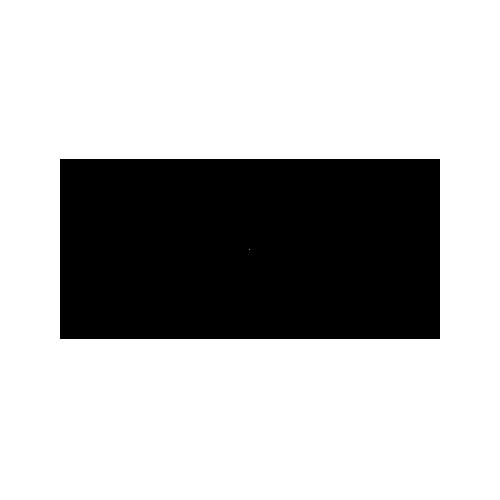
#> input picture simulation/examples/simple_single_inlet.png, 500 x 500 px; the run also reads 1 picture not shown here
$ python main.py
#> lines starting #> are read from the running program, lines starting #| are printed output that depends on the picture; after the words box and inside, x2 and y2 are one past the last pixel; in counts of white or black regions, pixels touching at a corner belong together
import numpy as np
from scipy.sparse import lil_matrix, csr_matrix
# import scipy.sparse.linalg as splinalg
import scipy
import cv2
import matplotlib.pyplot as plt
import matplotlib.ticker as plt_ticker
import numba
import pypardiso
import time
import imageio
import os
import plot_utils

"""
Poiseuille's law describes the flow rate (Q) of a fluid through the channel in terms of various parameters
such as the pressure drop (ΔP), viscosity (μ), channel length (L),
and the dimensions of the channel (width: w, height: h).

1) Q = ΔP * f
2) f = (w * h^3) / (12 * μ * L)


Where:
Q is the volumetric flow rate (volume per unit time),
ΔP is the pressure drop across the channel,
w is the width of the channel,
h is the height of the channel,
μ is the dynamic viscosity of the fluid (in this case, air 1.825 x 10-5),
L is the length of the channel.
f flow coefficient

Equation 1 is similar to Ohms Law I=U*(1/R) and thus the problem can also be seen as a resistor network with
pressure being the voltage and current being the flow.
"""


def create_border_mask(mask):
    # Perform binary dilation to get the neighbors of 'true' elements
    neighbors = scipy.ndimage.binary_dilation(mask, structure=np.ones((3, 3)), iterations=1)

    # Create a new mask where neighbors of 'true' elements are true
    new_mask = neighbors & (~mask)

    return new_mask


@numba.jit(nopython=True)
def build_pressure_laplacian_matrix(f, bc_mask):
    """
    build the laplacian matrix weighted by the given flow coefficients
    if the boundary condition mask is set the corresponding entry will
    be set to 1.0 and will not be influenced by its neighbours
    :param f: flow coefficients
    :param bc_mask: boundary condition mask
    :return: shape, row indices, col indices, data
    """
    h = f.shape[0]
    w = f.shape[1]

    r = np.zeros(w*h*5, dtype=np.int32)  # row
    c = np.zeros(w*h*5, dtype=np.int32)  # column
    d = np.zeros(w*h*5, dtype=np.float64)  # data
    k = 0

    def insert(row, col, data):
        nonlocal k
        r[k] = row
        c[k] = col
        d[k] = data
        k += 1

    # set inner entries of laplacian matrix
    for i in range(1, h-1):
        for j in range(1, w-1):
            index = i * w + j
            f1 = max(f[i, j - 1], f[i, j])
            f2 = max(f[i, j + 1], f[i, j])
            f3 = max(f[i - 1, j], f[i, j])
            f4 = max(f[i + 1, j], f[i, j])
            s = (f1 + f2 + f3 + f4)

            if bc_mask[i, j]:
                insert(index, index, 1.0)
            else:
                insert(index, index, -1)
                insert(index, index-1, f1 / s)
                insert(index, index+1, f2 / s)
                insert(index, index-w, f3 / s)
                insert(index, index+w, f4 / s)

    # add boundaries
    for i in range(w):
        idx = i
        insert(idx, idx, 1.0)
        idx = (h-1)*w+i
        insert(idx, idx, 1.0)

    for i in range(h):
        idx = i*w+0
        insert(idx, idx, 1.0)
        idx = i*w+(w-1)
        insert(idx, idx, 1.0)

    return (w*h, w*h), r[:k], c[:k], d[:k]


def compute_pressure_distribution(flow_coefficients, pressure_bc):
    grid_shape = flow_coefficients.shape

    # setup pressure boundary conditions
    b = pressure_bc
    bc_mask = pressure_bc > 1e-8

    # build system matrix
    # print('computing laplacian...')
    shape, r, c, d = build_pressure_laplacian_matrix(flow_coefficients, bc_mask)
    A = scipy.sparse.coo_matrix((d, (r, c)), shape=shape)

    # Solve the linear system of equations using a sparse solver
    # print('solving linear system...')
    start_time = time.time()

    # pressure = splinalg.spsolve(csr_matrix(A), b.flatten(), use_umfpack=True).reshape(grid_shape)
    pressure = pypardiso.spsolve(csr_matrix(A), b.flatten()).reshape(grid_shape)

    # print(f'solve finished in {time.time()-start_time}s')
    return pressure


def compute_relative_flow(pressure, flow_coefficients):
    """
    computes flow in mm^3/s
    :param pressure:
    :param flow_coefficients:
    :return:
    """
    flow = np.stack(np.gradient(pressure), axis=2) * flow_coefficients[:, :, np.newaxis]*10e9
    return flow


def compute_flow_coefficients(gap_height_m, dyn_viscosity):
    """
    Poiseuille's law describes the flow rate (Q) of a fluid through the channel in terms of various parameters
    such as the pressure drop (ΔP), viscosity (μ), channel length (L), and the dimensions (width: w, height: h).

    1) Q = ΔP * f
    2) f = (w * h^3) / (12 * μ * L)

    Where:
    Q is the volumetric flow rate (volume per unit time)
    ΔP is the pressure drop across the channel
    w is the width of the channel
    h is the height of the channel
    μ is the dynamic viscosity of the fluid (in this case, air 1.825 x 10-5)
    L is the length of the channel
    f flow coefficient

    :param gap_height: 2D array of gap heights
    :param grid_spacing_m: pixel gr
    :param dyn_viscosity: dynamic viscosity of the fluid in kg/(m*s)
    :return: 2D array with flow coefficients
    """
    # w and L cancel each other since both have the length of the grid spacing
    f = (gap_height_m**3) / (12.0 * dyn_viscosity)
    return f


def compute_lift_force(pressure_pa, lift_area_mask, pixel_size_m):
    """
    computes the total lift force of under the area given by the mask
    :param pressure_pa: pressre field in [Pa]
    :param lift_area_mask: mask of pixels that are to be considered
    :param pixel_size_m: pixel edge length in m
    :return:
    """
    return np.sum(pressure_pa*lift_area_mask)*(pixel_size_m**2)


def evaluate_design(design_filename, mm_per_pixel, inlet_pressure_bar):
    """
    evaluates a design using different metrics and saves results to files in the same folder as the input file
    :param design_filename: input bearing pad design image
    :param mm_per_pixel: pixel size in mm for the design
    :param inlet_pressure_bar: pressure on inlet ports
    """
#> called with design_filename = './examples/simple_single_inlet.png', mm_per_pixel = 0.1, inlet_pressure_bar = 0.5
    inlet_flow_coefficient = 1e-8

    # load design image
    directory, filename = os.path.split(design_filename)
    design_name, _ = os.path.splitext(filename)
    bearing_desc_img = cv2.imread(design_filename, cv2.IMREAD_COLOR)
#> bearing_desc_img is the input picture: shape (500, 500, 3); mean B, G, R 185.2, 185.2, 185.2

    # generate masks and gaphight array from design image
    inlet_mask = bearing_desc_img[:, :, 1]//2 > bearing_desc_img[:, :, 0]   # green points are inlets
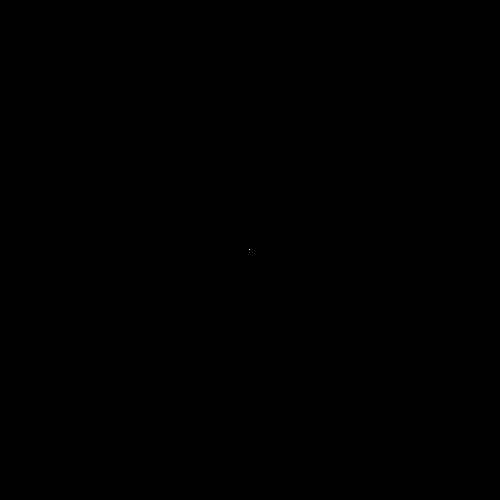
#> inlet_mask: shape (500, 500) bool; 0% white in thin lines or dots, all inside (x1, y1, x2, y2) = (249, 249, 250, 250)
    inlet_borer_mask = create_border_mask(inlet_mask)
#> in create_border_mask, `neighbors = scipy.ndimage.binary_dilation(mask, structure=np.ones((3, ..`: neighbors: shape (500, 500) bool; 0% white in thin lines or dots, all inside (x1, y1, x2, y2) = (248, 248, 251, 251)
    pad_mask = bearing_desc_img[:, :, 0] != 255                             # anything not white is belongs to pad
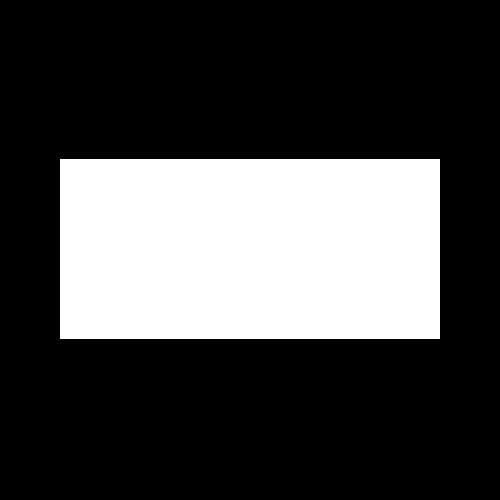
#> pad_mask: shape (500, 500) bool; 27.4% white; 1 white region, box (x1, y1, x2, y2) and area: (60, 159, 440, 339) 68400
    gap_heights_m = bearing_desc_img[:, :, 0].astype(np.float64)*1e-6       # gap heights stored in brightness
    gap_heights_m[np.logical_not(pad_mask)] = 1.0                           # set high flow for regions outside pad

    pixel_size_m = mm_per_pixel*1e-3
    grid_shape = gap_heights_m.shape
#> grid_shape = (500, 500)

    # set boundary conditions for air inlets
    pressure_bc = np.zeros(grid_shape, dtype=np.float64)
    pressure_bc[inlet_mask] = inlet_pressure_bar*1e5                        # set inlet pressure in Pascal

    # evalute air bearing pad for different gap heights
    h = 1e-6
    heights_um = []
    lift_forces = []
    pressure_fields_bar = []

    for i in range(30):
        # compute flow coeefficients and add inlet restrictions around inlet points
        flow_coefficients = compute_flow_coefficients(gap_heights_m+h, dyn_viscosity=1.825e-5)
        flow_coefficients[inlet_borer_mask] = inlet_flow_coefficient

        # compute pressure distribution from flow coefficients
        pressure = compute_pressure_distribution(flow_coefficients, pressure_bc)
        lift_force = compute_lift_force(pressure, pad_mask, pixel_size_m)

        # store results to lists
        heights_um.append(h*1e6)
        lift_forces.append(lift_force)
        pressure_fields_bar.append(pressure*1e-5)

        # increase gap hight
        h *= 1.17
        print(f'lift force at {h*1e6:.1f}µm: {lift_force:.1f} N')
#> this loop made 1 pass
#> shape in compute_pressure_distribution on pass 1: (250000, 250000)
#> after the loop, h = 1e-06; heights_um = []; lift_forces = []; pressure_fields_bar = []
#> (the call stopped at in compute_pressure_distribution, `pressure = pypardiso.spsolve(csr_matrix(A), b.flatten()).reshape(grid_..`: pypardiso is not available in this run)
#> in evaluate_design (call 2), `inlet_mask = bearing_desc_img[:, :, 1]//2 > bearing_desc_img[:, :, 0]`: inlet_mask: shape (500, 500) bool; 0% white in thin lines or dots, all inside (x1, y1, x2, y2) = (129, 209, 371, 290)
#> in create_border_mask (call 2), `neighbors = scipy.ndimage.binary_dilation(mask, structure=np.ones((3, ..`: neighbors: shape (500, 500) bool; 0.02% white in thin lines or dots, all inside (x1, y1, x2, y2) = (128, 208, 372, 291)
#> after the loop, h = 1e-06
#> (the call stopped at in compute_pressure_distribution, `pressure = pypardiso.spsolve(csr_matrix(A), b.flatten()).reshape(grid_..`: pypardiso is not available in this run)
#> call 3 of evaluate_design, with design_filename = './examples/design1h_38x18_60u.png', mm_per_pixel = 0.1, inlet_pressure_bar = 0.5
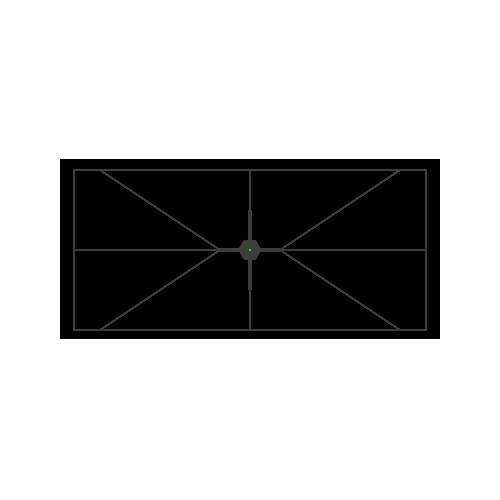
#> input picture simulation/examples/design1h_38x18_60u.png, 500 x 500 px
#> in evaluate_design, bearing_desc_img is the input picture: shape (500, 500, 3); mean B, G, R 186.4, 186.4, 186.4
#> in evaluate_design (call 3), `inlet_mask = bearing_desc_img[:, :, 1]//2 > bearing_desc_img[:, :, 0]`: inlet_mask: shape (500, 500) bool; 0% white in thin lines or dots, all inside (x1, y1, x2, y2) = (249, 249, 251, 251)
#> in create_border_mask (call 3), `neighbors = scipy.ndimage.binary_dilation(mask, structure=np.ones((3, ..`: neighbors: shape (500, 500) bool; 0.01% white; 1 white region (1 under 20 px)
#> in create_border_mask (call 3), `new_mask = neighbors & (~mask)`: new_mask: shape (500, 500) bool; 0% white in thin lines or dots, all inside (x1, y1, x2, y2) = (248, 248, 252, 252)
#> after the loop, h = 1e-06

    # plot gap height animation and save to gif
    save_path = os.path.join(directory, 'pressure_'+design_name + '.gif')
    plot_utils.plot_scalar_field_animation(pressure_fields_bar,
                                           titles=[f'Pressure at h={h:.1f} µm' for h in heights_um],
                                           cbar_label='[bar]',
                                           limits=(0, inlet_pressure_bar),
                                           save_path=save_path)

    # plot summary
    h = 5*1e-6   # gap hight for summary
    flow_coefficients = compute_flow_coefficients(gap_heights_m + h, dyn_viscosity=1.825e-5)
    flow_coefficients[inlet_borer_mask] = inlet_flow_coefficient
    pressure = compute_pressure_distribution(flow_coefficients, pressure_bc)
    flow = compute_relative_flow(pressure, flow_coefficients)

    fig, ax = plt.subplots(2, 2, figsize=(14, 10), dpi=150)

    ax[0, 0].set_title(f'Pressure at h={h*1e6:.1f} µm')
    plot_utils.plot_scalar_field(fig, ax[0, 0], pressure*1e-5, cbar_label='[bar]', limits=(0, inlet_pressure_bar))

    ax[0, 1].set_title(f'Relative Log Flow at h={h*1e6:.1f} µm')
    plot_utils.plot_flow_field(fig, ax[0, 1], flow, cbar_label='', limits=None)

    ax[1, 0].set_title(f'Lift force plot')
    plot_utils.makeplot_lift_force_curve(ax[1, 0], heights_um, lift_forces, (0, 40))
    # plt.show()

    # Render the plot as an image and save to file
    fig.canvas.draw()
    image = np.frombuffer(fig.canvas.tostring_rgb(), dtype='uint8').reshape(fig.canvas.get_width_height()[::-1] + (3,))
    cv2.imwrite(os.path.join(directory, 'summary_' + design_name + '.png'), cv2.cvtColor(image, cv2.COLOR_RGB2BGR))


def main():
    # specify your design here, output will be in same folder as design file
    evaluate_design('./examples/simple_single_inlet.png', mm_per_pixel=0.1, inlet_pressure_bar=0.5)
    evaluate_design('./examples/simple_multi_inlet.png', mm_per_pixel=0.1, inlet_pressure_bar=0.5)
    evaluate_design('./examples/design1h_38x18_60u.png', mm_per_pixel=0.1, inlet_pressure_bar=0.5)
#> (the call stopped at in compute_pressure_distribution, `pressure = pypardiso.spsolve(csr_matrix(A), b.flatten()).reshape(grid_..`: pypardiso is not available in this run)


if __name__ == "__main__":
    main()


# [69 lines of commented-out code are left out]
